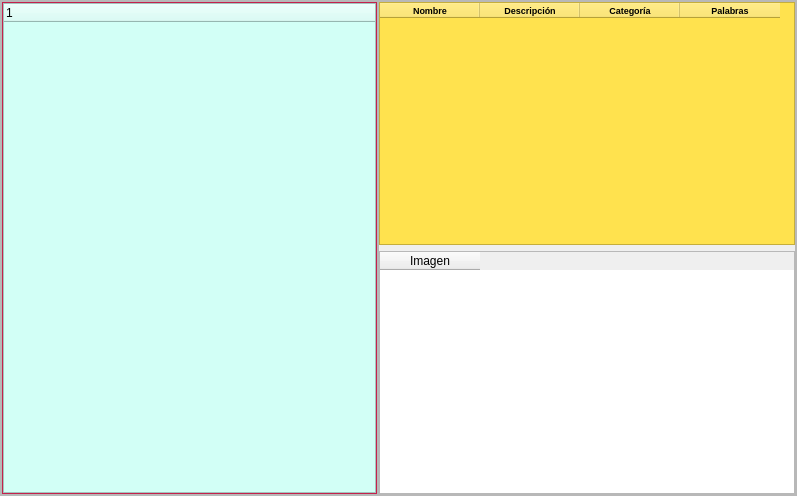
<?xml version="1.0" encoding="UTF-8"?>
<ui version="4.0">
 <class>Form</class>
 <widget class="QWidget" name="Form">
  <property name="geometry">
   <rect>
    <x>0</x>
    <y>0</y>
    <width>797</width>
    <height>496</height>
   </rect>
  </property>
  <property name="windowTitle">
   <string>Form</string>
  </property>
  <property name="layoutDirection">
   <enum>Qt::LeftToRight</enum>
  </property>
  <layout class="QHBoxLayout" name="horizontalLayout_5">
   <property name="spacing">
    <number>0</number>
   </property>
   <property name="leftMargin">
    <number>0</number>
   </property>
   <property name="topMargin">
    <number>0</number>
   </property>
   <property name="rightMargin">
    <number>0</number>
   </property>
   <property name="bottomMargin">
    <number>0</number>
   </property>
   <item>
    <widget class="QFrame" name="frame_arbol_superior">
     <property name="frameShape">
      <enum>QFrame::StyledPanel</enum>
     </property>
     <property name="frameShadow">
      <enum>QFrame::Raised</enum>
     </property>
     <layout class="QHBoxLayout" name="horizontalLayout">
      <property name="spacing">
       <number>0</number>
      </property>
      <property name="leftMargin">
       <number>0</number>
      </property>
      <property name="topMargin">
       <number>0</number>
      </property>
      <property name="rightMargin">
       <number>0</number>
      </property>
      <property name="bottomMargin">
       <number>0</number>
      </property>
      <item>
       <widget class="QFrame" name="fr_tree_cuentas">
        <property name="minimumSize">
         <size>
          <width>200</width>
          <height>0</height>
         </size>
        </property>
        <property name="frameShape">
         <enum>QFrame::StyledPanel</enum>
        </property>
        <property name="frameShadow">
         <enum>QFrame::Raised</enum>
        </property>
        <layout class="QHBoxLayout" name="horizontalLayout_2" stretch="0">
         <property name="spacing">
          <number>0</number>
         </property>
         <property name="leftMargin">
          <number>0</number>
         </property>
         <property name="topMargin">
          <number>0</number>
         </property>
         <property name="rightMargin">
          <number>0</number>
         </property>
         <property name="bottomMargin">
          <number>0</number>
         </property>
         <item>
          <widget class="QFrame" name="frame">
           <property name="layoutDirection">
            <enum>Qt::LeftToRight</enum>
           </property>
           <property name="styleSheet">
            <string notr="true">background-color: rgb(255, 43, 99);</string>
           </property>
           <property name="frameShape">
            <enum>QFrame::StyledPanel</enum>
           </property>
           <property name="frameShadow">
            <enum>QFrame::Raised</enum>
           </property>
           <layout class="QHBoxLayout" name="horizontalLayout_4" stretch="0">
            <property name="spacing">
             <number>0</number>
            </property>
            <property name="leftMargin">
             <number>0</number>
            </property>
            <property name="topMargin">
             <number>0</number>
            </property>
            <property name="rightMargin">
             <number>0</number>
            </property>
            <property name="bottomMargin">
             <number>0</number>
            </property>
            <item>
             <widget class="QTreeWidget" name="tree_cuentas">
              <property name="minimumSize">
               <size>
                <width>0</width>
                <height>0</height>
               </size>
              </property>
              <property name="maximumSize">
               <size>
                <width>16777215</width>
                <height>16777215</height>
               </size>
              </property>
              <property name="sizeIncrement">
               <size>
                <width>0</width>
                <height>0</height>
               </size>
              </property>
              <property name="baseSize">
               <size>
                <width>0</width>
                <height>0</height>
               </size>
              </property>
              <property name="layoutDirection">
               <enum>Qt::LeftToRight</enum>
              </property>
              <property name="styleSheet">
               <string notr="true">background-color: rgb(210, 255, 246);
alternate-background-color: rgb(170, 0, 255);</string>
              </property>
              <property name="autoScrollMargin">
               <number>0</number>
              </property>
              <property name="indentation">
               <number>20</number>
              </property>
              <column>
               <property name="text">
                <string notr="true">1</string>
               </property>
              </column>
             </widget>
            </item>
           </layout>
          </widget>
         </item>
        </layout>
       </widget>
      </item>
      <item>
       <widget class="QFrame" name="fr_table">
        <property name="layoutDirection">
         <enum>Qt::LeftToRight</enum>
        </property>
        <property name="frameShape">
         <enum>QFrame::StyledPanel</enum>
        </property>
        <property name="frameShadow">
         <enum>QFrame::Raised</enum>
        </property>
        <layout class="QVBoxLayout" name="verticalLayout">
         <property name="leftMargin">
          <number>0</number>
         </property>
         <property name="topMargin">
          <number>0</number>
         </property>
         <property name="rightMargin">
          <number>0</number>
         </property>
         <property name="bottomMargin">
          <number>0</number>
         </property>
         <item>
          <widget class="QTableWidget" name="tablewidget">
           <property name="layoutDirection">
            <enum>Qt::LeftToRight</enum>
           </property>
           <property name="styleSheet">
            <string notr="true">background-color: rgb(255, 226, 78);</string>
           </property>
           <property name="sizeAdjustPolicy">
            <enum>QAbstractScrollArea::AdjustToContents</enum>
           </property>
           <property name="tabKeyNavigation">
            <bool>false</bool>
           </property>
           <property name="dragDropOverwriteMode">
            <bool>false</bool>
           </property>
           <column>
            <property name="text">
             <string>Nombre</string>
            </property>
            <property name="font">
             <font>
              <pointsize>7</pointsize>
              <weight>75</weight>
              <bold>true</bold>
             </font>
            </property>
           </column>
           <column>
            <property name="text">
             <string>Descripción</string>
            </property>
            <property name="font">
             <font>
              <pointsize>7</pointsize>
              <weight>75</weight>
              <bold>true</bold>
             </font>
            </property>
           </column>
           <column>
            <property name="text">
             <string>Categoría</string>
            </property>
            <property name="font">
             <font>
              <pointsize>7</pointsize>
              <weight>75</weight>
              <bold>true</bold>
             </font>
            </property>
           </column>
           <column>
            <property name="text">
             <string>Palabras</string>
            </property>
            <property name="font">
             <font>
              <pointsize>7</pointsize>
              <weight>75</weight>
              <bold>true</bold>
             </font>
            </property>
           </column>
          </widget>
         </item>
         <item>
          <widget class="QTableWidget" name="tablewidget_img">
           <property name="maximumSize">
            <size>
             <width>16777215</width>
             <height>16777215</height>
            </size>
           </property>
           <column>
            <property name="text">
             <string>Imagen</string>
            </property>
           </column>
          </widget>
         </item>
        </layout>
       </widget>
      </item>
     </layout>
    </widget>
   </item>
  </layout>
 </widget>
 <resources/>
 <connections/>
</ui>
